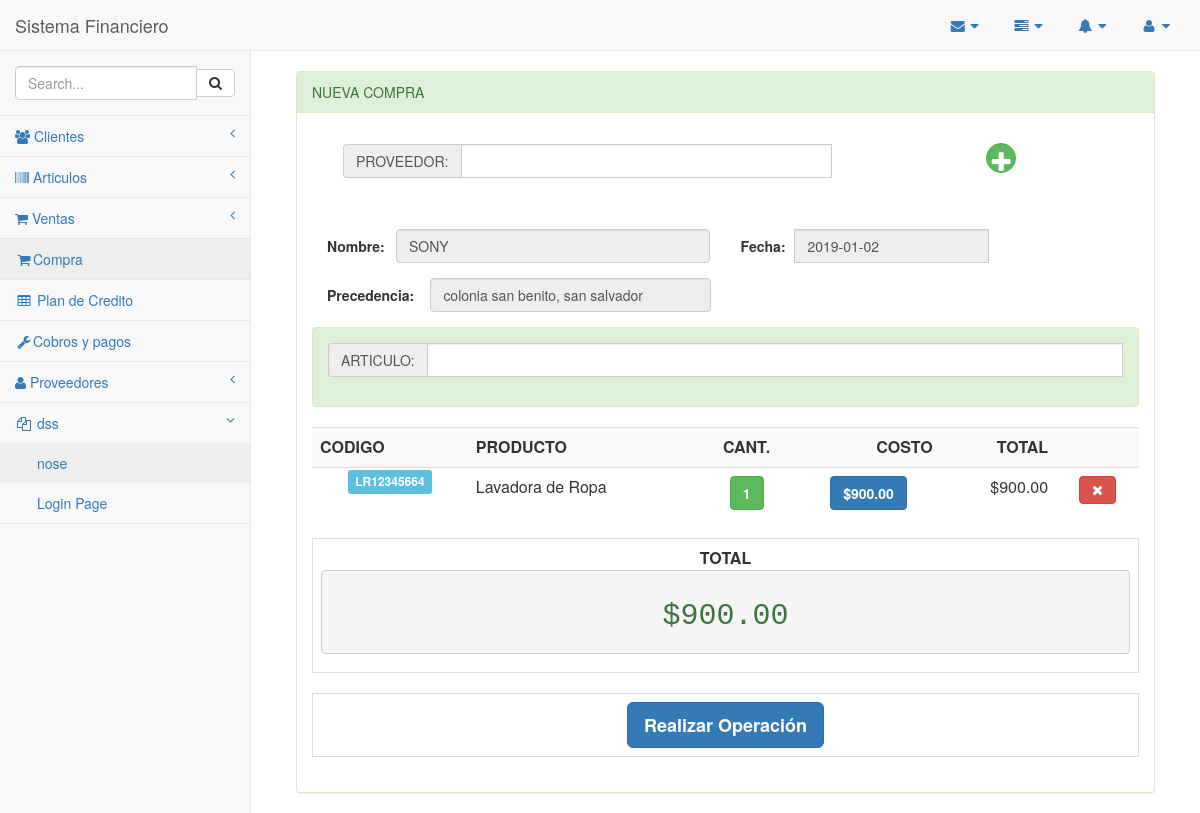
The page /compra/compra.php on the database as committed earlier.
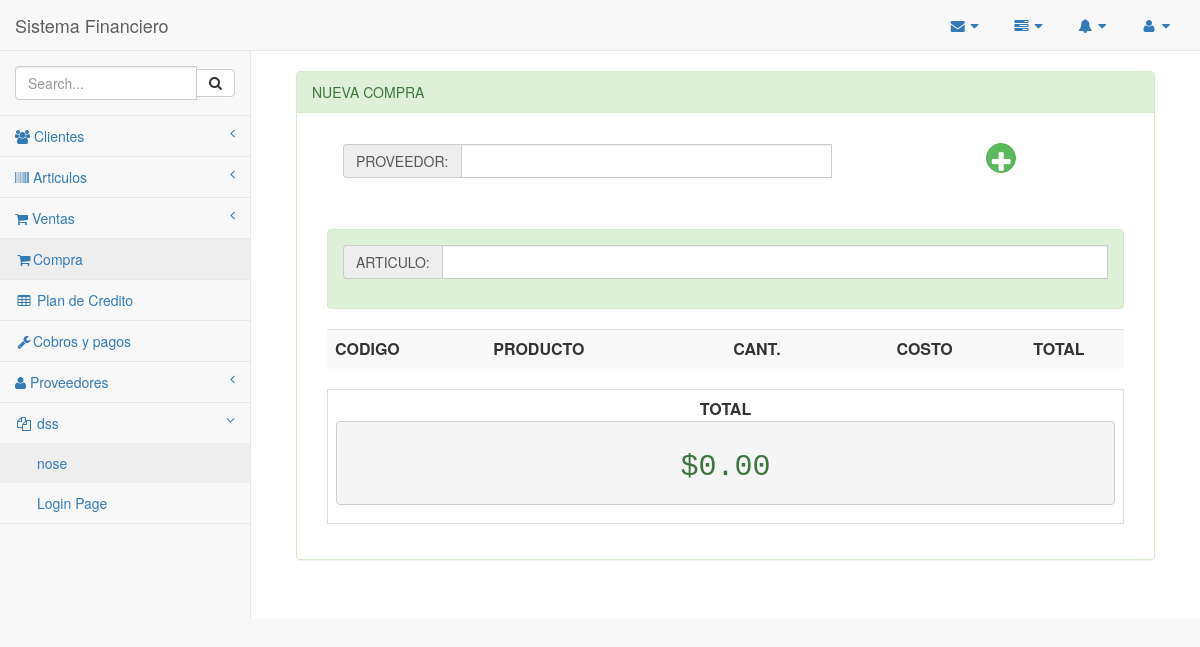
The same page on the database as committed later.
### tables this page shows
CREATE TABLE `prov_tmp` (
  `id` int(10) NOT NULL,
  `proveedor` int(10) DEFAULT NULL,
  `fecha` date DEFAULT NULL
);

CREATE TABLE `proveedor` (
  `idproveedor` int(10) NOT NULL,
  `proveedor` varchar(50) DEFAULT NULL,
  `contacto` varchar(50) DEFAULT NULL,
  `direccion` varchar(50) DEFAULT NULL,
  `dui` varchar(15) DEFAULT NULL,
  `nit` varchar(25) DEFAULT NULL,
  `telefono` varchar(10) DEFAULT NULL,
  `estado` varchar(10) DEFAULT NULL
);

CREATE TABLE `articulos` (
  `idarticulos` int(11) NOT NULL,
  `codigo` varchar(45) DEFAULT NULL,
  `nombre` varchar(45) DEFAULT NULL,
  `cantidad` int(11) DEFAULT NULL,
  `valor` float DEFAULT NULL,
  `marca` varchar(45) DEFAULT NULL,
  `estado` varchar(45) DEFAULT NULL,
  `unidad` int(11) DEFAULT NULL,
  `idproveedor` int(10) DEFAULT NULL,
  `idcategoria` int(10) DEFAULT NULL
);

CREATE TABLE `compra_tmp` (
  `id` int(10) NOT NULL,
  `id_articulo` int(10) DEFAULT NULL,
  `cant` int(10) DEFAULT NULL
);

### funciones.php (called while the page is built, shortened)
<?php
function formato($valor){
		return number_format($valor,2,".",",");
	}
        ?>

### compra/compra.php (the view, shortened to what the changed rows need)
<?php
include_once '../conexion/php_conexion.php';
include_once '../funciones.php';
include_once '../Plantilla/encabezado.php';
?>
        <div id="page-wrapper">
            <div class="container-fluid">
                <div class="row">
                    <div class="col-md-12">
                        <br/>
                        <div class="panel panel-success">
                        <div class="panel-body">
            <div class="row">
                <div class="col-md-12">
                        <?php
                                $pa=mysqli_query($conexion,"SELECT * FROM prov_tmp, proveedor WHERE prov_tmp.proveedor=proveedor.idproveedor");
                                while($row=mysqli_fetch_array($pa)){
                            ?>
                                <div class="col-md-6">
                                    <form class="form-horizontal" role="form">
                                        <div class="form-group">
                                            <label class="col-md-2 control-label">Nombre:</label>
                                            <div class="col-md-10">
                                                <input type="text" class="form-control" readonly="" value="<?php echo $row['proveedor']; ?>">
                                            </div>
                                        </div>
                                        <div class="form-group">
                                            <label class="col-md-3 control-label">Precedencia:</label>
                                            <div class="col-md-9">
                                                <input type="text" class="form-control" disabled="" value="<?php echo $row['direccion']; ?>" name="dir">
                                            </div>
                                        </div>
                                    </form>
                            </div>
                             <div class="col-md-6">
                                    <form class="form-horizontal" role="form">
                                        <div class="form-group">
                                            <label class="col-md-2 control-label">Fecha:</label>
                                                <div class="input-group m-t-10">
                                                    <input type="email" id="example-input2-group2" value="<?php echo $row['fecha']; ?>" name="example-input2-group2" class="form-control" disabled="">
                                            </div>
                                            </div>
                                        </div>
                            </div>
                            <?php } ?>
<div class="col-md-12">
                <div class="table-responsive">
                        <table class="table table-striped">
                            <?php
                                $neto=0;$item=0;
                                $pa=mysqli_query($conexion,"SELECT * FROM compra_tmp, articulos WHERE  compra_tmp.id_articulo=articulos.idarticulos");
                                while($row=mysqli_fetch_array($pa)){
                                    $item=$item+$row['cant'];
                                        $new=$row['valor'];
                                    $importe=$row['cant']*$new;
                                    $neto=$neto+$importe;
                       $consultaAr=mysqli_query($conexion,"SELECT * FROM articulos WHERE idarticulos=".$row['id_articulo']."");
                        while($rows=mysqli_fetch_array($consultaAr)){
                            ?>
                            <tr>
                             <td align="center"><span class="label label-info"> <?php echo $rows['codigo']; ?></span></td>
                                <td><?php echo $rows['nombre'];  ?></td>
                                <td>
                                    <center>
                                        <a href="#m<?php echo $rows['idarticulos']; ?>" role="button" class="btn btn-success btn-mini" data-toggle="modal" title="Cambiar Cantidad">
                                            <strong><?php echo $item; ?></strong>
                                        </a>
                                    </center>
                                </td>
                                <td>
                                 <center>
                                        <a href="#p<?php echo $row['articulo']; ?>" role="button" class="btn btn-primary btn-mini" data-toggle="modal" title="Cambiar Costo">
                                            <strong><?php echo '$'.formato($new); ?></strong>
                                        </a>
                                </center>
                                </td>
                                <td><div align="right"><?php echo '$'.formato($importe); ?></div></td>
                                <td>
                                    <center>
                                        <a href="index.php?del=<?php echo $rows['idarticulos']; ?>"  class="btn btn-danger" title="Eliminar">
                                            <i class="fa fa-times" ></i>
                                        </a>
                                    </center>
                                </td>
                            </tr>
                            </div>
                                <?php } } ?>
                        </table>
                    </div>
                    <div class="span4">
                        <table class="table table-bordered">
                            <tr>
                                <td>
                                    <center><strong>TOTAL</strong>
                                    <pre><h2 class="text-success" align="center">$<?php echo formato($neto); ?></h2></pre>
                                </td>
                            </tr>
                        </table>
                        <?php if($neto<>0){ ?>
                        <table class="table table-bordered">
                            <tr>
                                <td>
                                    <div align="center">
                                        <a href="#contado" role="button" class="btn btn-primary btn-lg" data-toggle="modal">
                                            <i class="icon-shopping-cart icon-white"></i> <strong>Realizar Operación</strong>
                                        </a>
                                    </div>
                                </td>
                            </tr>
                        </table>
                        <?php } ?>
                    </div>
                </div>
            </div>
            </div>
            </div>
            </div>
            </div>
            </div>
        </div>
<?php
include_once '../Plantilla/inferior.php';
?>

Rows that differ between the two databases and show on the page:
removed prov_tmp: proveedor.proveedor "SONY", dir "colonia san benito, san salvador", example-input2-group2 "2019-01-02"
removed compra_tmp: cant.valor "900.00"
no longer on this page (row unchanged): articulos: codigo "LR12345664", nombre "Lavadora de Ropa", item "1", valor "900.00"
Other text that changed with them:
formato($neto): "900.00" → "0.00"
text no longer shown: "Realizar Operación"
